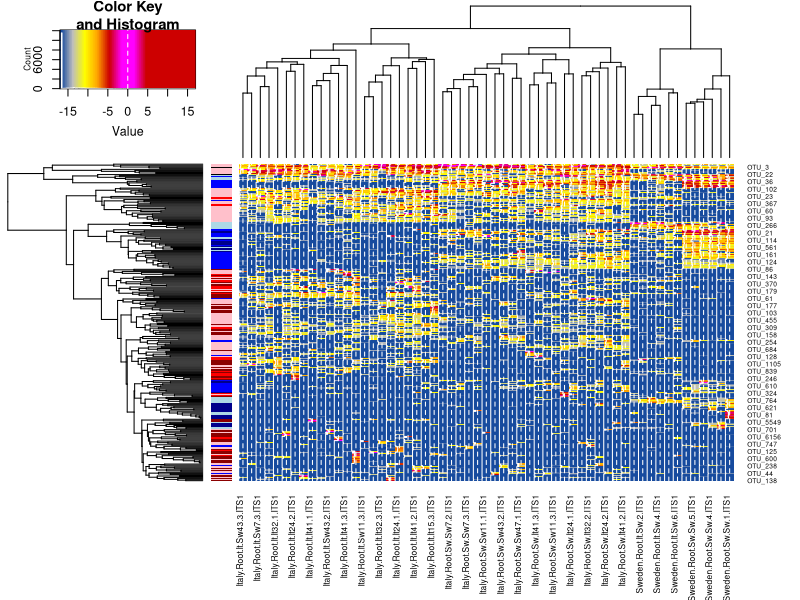
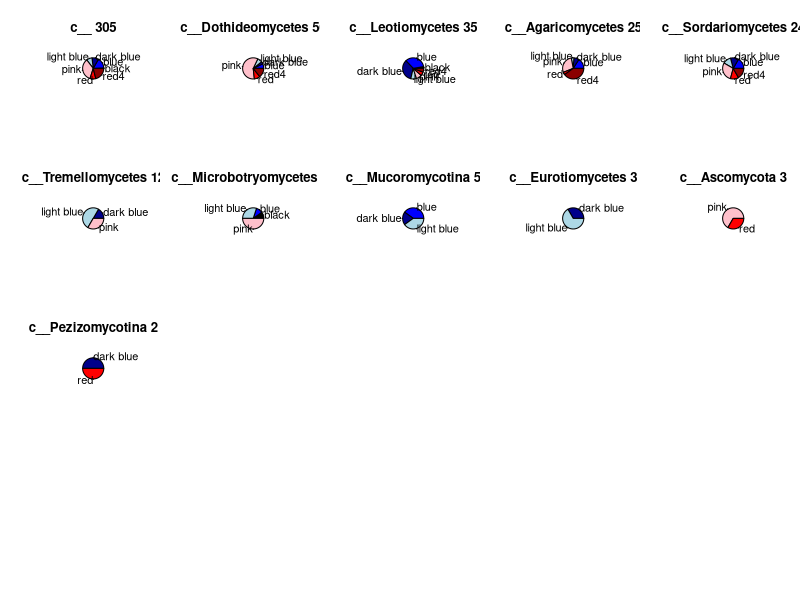

Write R code to recreate these figures, in order. (Note: this script raises an error after producing the figures.)
### This script recapitulates Figures as seen in figure S10.
### It needs to be called separately for bacterial, fungal and oomycetal data.
### Therefore the name/path of the otu_table and taxonomy file need to be changed
### The heatmap has no description for its columns, except samplenames.
### Please see the publication for information of the colorcode.


###
### needs library("gplots")
###

library("gplots")

tab=read.table("../fungal_data/otu_tab_filter.txt",header=T)

colnames(tab)=gsub("Pul","pul",colnames(tab))

# !
colnames(tab)=gsub("DP.Soil","Soil",colnames(tab))

tax=read.table("../fungal_data/taxonomy_otus.txt",header=F,fill=T)

### really strange sample
tab=tab[,-38]

high_read=colSums(tab)>=1000
tab=tab[,high_read]


### for bacterial data
rem_1=grep("Chloroplast",tax[,4])
rem_2=grep("mitochondria",tax[,6])

rem=c(rem_1,rem_2)
rem_otu=tax[rem,1]
keep_otu=setdiff(rownames(tab),rem_otu)

tab=tab[keep_otu,]

tab_ra=sweep(tab,2,colSums(tab),"/")

col_1=grep("(Italy|Sweden).Root.(It|Sw)",colnames(tab_ra))


aa_thres=0.0001
xx=rowMeans(tab_ra[,col_1])>=aa_thres

tab_ra_red=tab_ra[xx,col_1]

tab_pap=tab_ra_red

tab_pap[tab_pap >=0.0001 ] <- 1


# do log transform

tab_l=log2(tab_ra_red)

# how to handle abscent samples ??? for later it is important to have really low RA and not zeros ! 
tab_l[is.infinite(as.matrix(tab_l))]<- log2(0.00001)


my_palette <- colorRampPalette(c("#033d9b","grey","yellow","orange","red3","magenta","magenta","red3","red3","red3","red3","red3"))(n = 200)	


col_it_it=grep("Italy.(Root|Soil).It.(It|Sw)",colnames(tab_pap))
col_it_sw=grep("Italy.(Root|Soil).Sw.(It|Sw)",colnames(tab_pap))

col_sw_sw=grep("Sweden.(Root|Soil).Sw.(It|Sw)",colnames(tab_pap))
col_sw_it=grep("Sweden.(Root|Soil).It.(It|Sw)",colnames(tab_pap))
	

it_soil=c(col_it_it,col_sw_it)
sw_soil=c(col_it_sw,col_sw_sw)

it_clim=c(col_it_it,col_it_sw)
sw_clim=c(col_sw_sw,col_sw_it)

new_res=cbind(rowMeans(tab_l[,col_it_it]),rowMeans(tab_l[,col_it_sw]) ,rowMeans(tab_l[,col_sw_it]) ,rowMeans(tab_l[,col_sw_sw]) )

test_val=rowMeans(new_res)
aa1=new_res[,1]>test_val & new_res[,3]>test_val & new_res[,2]<test_val & new_res[,4]<test_val
it_soil_enrich=rownames(new_res[aa1,])

aa2=new_res[,2]>test_val & new_res[,4]>test_val & new_res[,1]<test_val & new_res[,3]<test_val
sw_soil_enrich=rownames(new_res[aa2,])

aa3=new_res[,3]>test_val & new_res[,4]>test_val & new_res[,1]<test_val & new_res[,2]<test_val
sw_clim_enrich=rownames(new_res[aa3,])

aa4=new_res[,1]>test_val & new_res[,2]>test_val & new_res[,3]<test_val & new_res[,4]<test_val
it_clim_enrich=rownames(new_res[aa4,])

aa5=new_res[,1]>test_val & new_res[,2]<test_val & new_res[,3]<test_val & new_res[,4]<test_val
it_it_enrich=rownames(new_res[aa5,])

aa6=new_res[,4]>test_val & new_res[,1]<test_val & new_res[,2]<test_val & new_res[,3]<test_val
sw_sw_enrich=rownames(new_res[aa6,])

aa7=test_val> -9.96
univ_enrich=rownames(new_res[aa7,])


col_def=matrix("white",nrow=ncol(tab_pap),ncol=2,dimnames=list(colnames(tab_pap) ,c("def","dump") ))
xx=grep("(Sw|It).It",colnames(tab_pap))
col_def[xx,1]="red"
xx=grep("(Sw|It).Sw",colnames(tab_pap))
col_def[xx,1]="blue"


otu_def=matrix("white",nrow=nrow(tab_pap),ncol=3,dimnames=list(rownames(tab_pap) ,c("def","tax","wide") ))


otu_def[univ_enrich,1]="black"
otu_def[it_soil_enrich,1]="red"
otu_def[sw_soil_enrich,1]="blue"
otu_def[sw_clim_enrich,1]="light blue"
otu_def[it_clim_enrich,1]="pink"
otu_def[it_it_enrich,1]="red4"
otu_def[sw_sw_enrich,1]="dark blue"


tax_match=match(rownames(tab_pap),tax[,1])
otu_def[,2]=as.vector(tax[tax_match,4])


no_white=grep("white",otu_def[,1],invert=T)


dev.new(width=7,height=11.8)
heat_res=heatmap.2(as.matrix(tab_l[no_white,]),tracecol=F,mar=c(9,5),RowSideColors=otu_def[no_white,1],col=my_palette)



###

all_nam=names(table(otu_def[no_white,2]))
dev.new(width=10.41,height=11)
par(mfrow=c(4,5))

for(i in 1:12){

	aa_nam=names(rev(sort(table(otu_def[no_white,2])))[i])
	aa_match=grep(aa_nam,otu_def[no_white,2])
	aa_tab=table(otu_def[no_white[aa_match],1])
	leg_nam=paste(aa_nam,sum(aa_tab),sep=" ")

	pie(aa_tab,main=leg_nam,col=names(aa_tab))	
	
}

pie(table(otu_def[no_white,1]),main=paste("all:",sum(table(otu_def[no_white,1])),sep=" "),col= names(table(otu_def[no_white,1])))



# 
